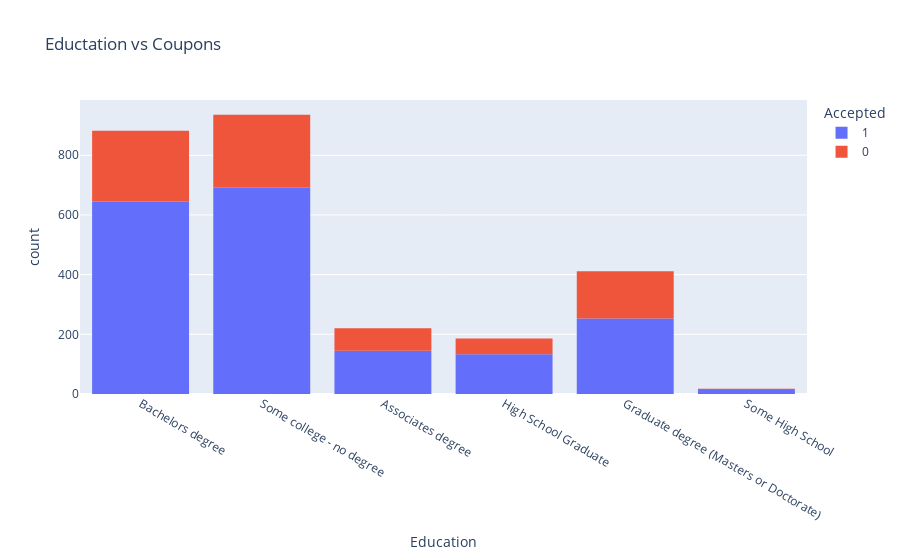

Write notebook code for a chart like this one.
### Code cell
#as we have the data lets see if there is any relationship with education?
dfrs = dfr.sort_values(by ='Education', ascending = 1)
figc = px.histogram(dfr, x='Education', color='Accepted', title="Eductation vs Coupons")
figc.show()

### Figure 1 — Plotly figure (JSON) as saved in the notebook; plotly's stock layout.template omitted (floating-point values rounded to 4 significant figures; data arrays with more than 128 entries replaced by an {"elided": "..."} marker saying what was removed)
{"data": [{"alignmentgroup": "True", "bingroup": "x", "hovertemplate": "Accepted=1<br>Education=%{x}<br>count=%{y}<extra></extra>", "legendgroup": "1", "marker": {"color": "#636efa", "pattern": {"shape": ""}}, "name": "1", "offsetgroup": "1", "orientation": "v", "showlegend": true, "type": "histogram", "x": {"elided": "1881 str values"}, "xaxis": "x", "yaxis": "y"}, {"alignmentgroup": "True", "bingroup": "x", "hovertemplate": "Accepted=0<br>Education=%{x}<br>count=%{y}<extra></extra>", "legendgroup": "0", "marker": {"color": "#EF553B", "pattern": {"shape": ""}}, "name": "0", "offsetgroup": "0", "orientation": "v", "showlegend": true, "type": "histogram", "x": {"elided": "772 str values"}, "xaxis": "x", "yaxis": "y"}], "layout": {"barmode": "relative", "legend": {"title": {"text": "Accepted"}, "tracegroupgap": 0}, "title": {"text": "Eductation vs Coupons"}, "xaxis": {"anchor": "y", "domain": [0, 1], "title": {"text": "Education"}}, "yaxis": {"anchor": "x", "domain": [0, 1], "title": {"text": "count"}}}}
